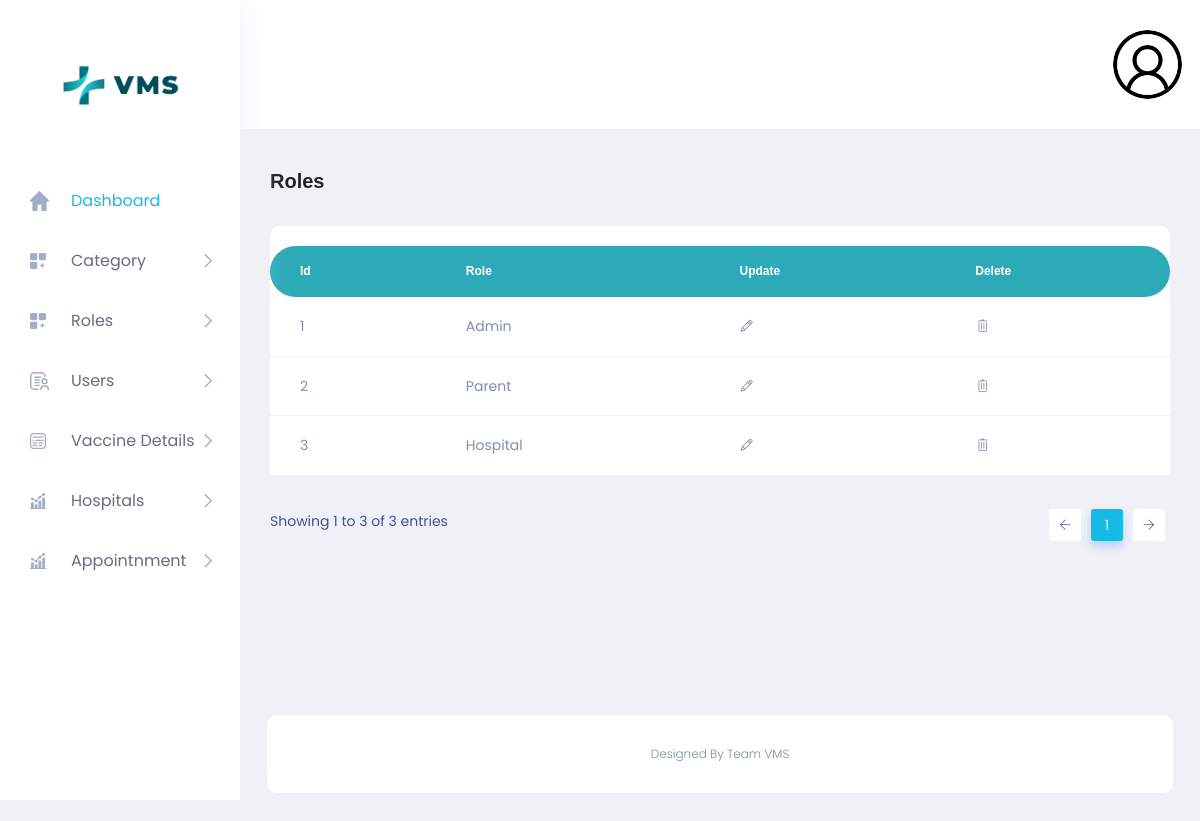
/ADMIN/role_show.php (signed in), run on the app's committed database.
### tables this page shows
CREATE TABLE `role` (
  `ID` int(11) NOT NULL,
  `ROLE_NAME` varchar(40) NOT NULL
);

### ADMIN/role_show.php (the view, shortened to what this page needs)
<?php
include ('header.php');
include('connection.php');
$query="select * from role";
$res=mysqli_query($con,$query);?>
<div class="main_content_iner ">
<div class="container-fluid p-0">
<div class="row justify-content-center">
<div class="col-12">
<div class="QA_section">
<div class="white_box_tittle list_header">
<h4>Roles</h4>
<div class="box_right d-flex lms_block">
<div class="serach_field_2">
</div>
</div>
</div>
<div class="QA_table mb_30">
<table class="table lms_table_active">
<thead>
<tr>
<th scope="col">Id</th>
<th scope="col">Role</th>
<th scope="col">Update</th>
<th scope="col">Delete</th>
</tr>
</thead>
<tbody>
<?php while($data=mysqli_fetch_assoc($res)) { ?>
<tr>
<td><?php echo $data['ID']?></td>
<td><?php echo $data['ROLE_NAME']?></td>
<td><a href="role_update_form.php?id=<?php echo $data['ID']?>"><i class="ti-pencil"></i></a></td>
<td><a href="role_delete.php?id=<?php echo $data['ID']?>"><i class="ti-trash"></i></a></td>
</tr>
<?php } ?>
</tbody>
</table>
</div>
</div>
</div>
</div>
</div>
</div>
<?php include ('footer.php'); ?>

### data on the page
role: ID "1", ROLE_NAME "Admin"
role: ID "2", ROLE_NAME "Parent"
role: ID "3", ROLE_NAME "Hospital"
